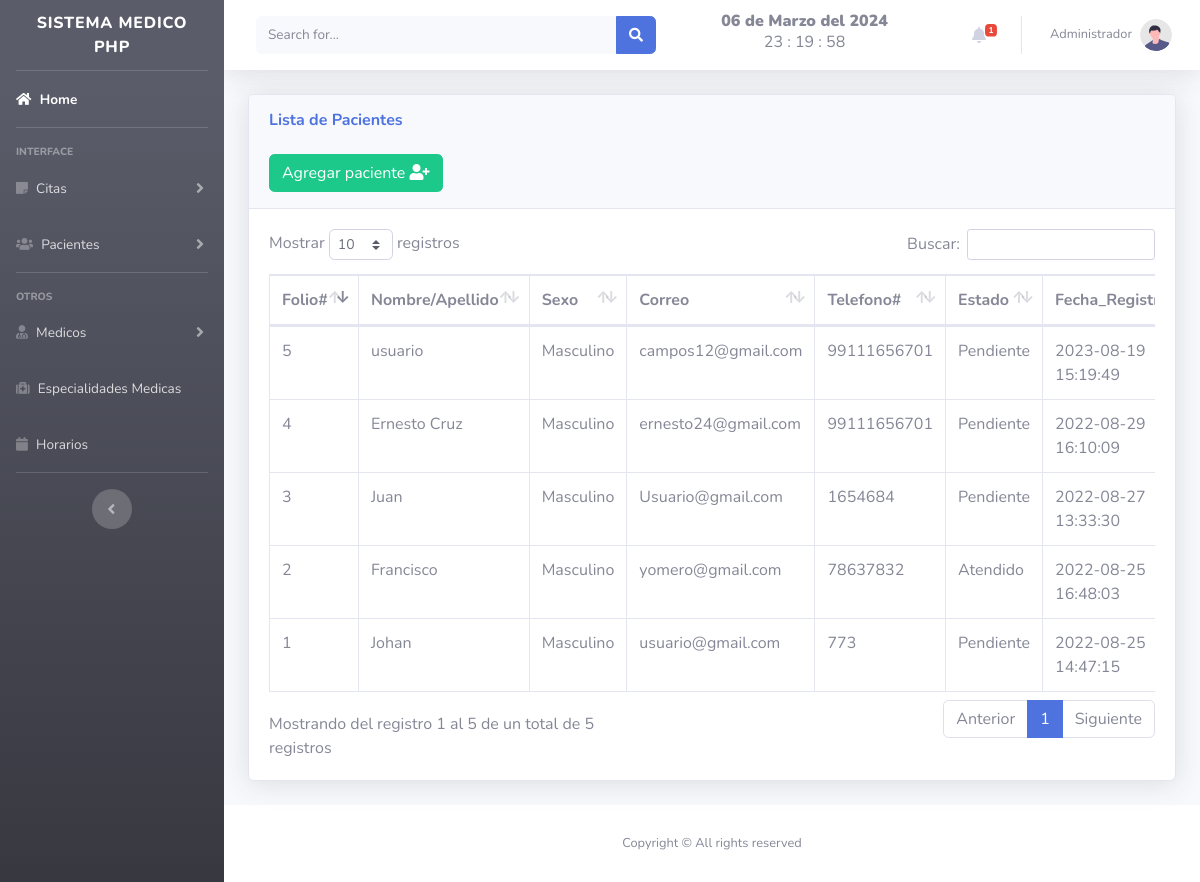
Page /views/pacientes.php (signed in) on the committed database.
### tables this page shows
CREATE TABLE IF NOT EXISTS `pacientes` (
  `id` int NOT NULL AUTO_INCREMENT,
  `nombre` varchar(50) NOT NULL,
  `sexo` varchar(50) NOT NULL,
  `correo` varchar(50) NOT NULL,
  `telefono` varchar(50) NOT NULL,
  `fecha` timestamp NULL DEFAULT CURRENT_TIMESTAMP,
  `estado` varchar(50) NOT NULL,
  PRIMARY KEY (`id`)
);

### views/pacientes.php (the view, shortened to what this page needs)
<!DOCTYPE html>
<html lang="en">
<head>
</head>
<?php include "../includes/header.php"; ?>
<body id="page-top">
    <div class="container-fluid">
        <div class="card shadow mb-4">
            <div class="card-header py-3">
                <h6 class="m-0 font-weight-bold text-primary">Lista de Pacientes</h6>
                <br>
                <button type="button" class="btn btn-success" data-toggle="modal" data-target="#paciente">
                    <span class="glyphicon glyphicon-plus"></span> Agregar paciente <i class="fa fa-user-plus"></i> </a></button>
            </div>
            <div class="card-body">
                <div class="table-responsive">
                    <table class="table table-bordered" id="dataTable" width="100%" cellspacing="0">
                        <thead>
                            <tr>
                                <th>Folio#</th>
                                <th>Nombre/Apellido</th>
                                <th>Sexo</th>
                                <th>Correo</th>
                                <th>Telefono#</th>
                                <th>Estado</th>
                                <th>Fecha_Registro</th>
                            </tr>
                        </thead>
                        <?php
                        include "../includes/db.php";
                        $result = mysqli_query($conexion, "SELECT * FROM pacientes ");
                        while ($fila = mysqli_fetch_assoc($result)) :
                        ?>
                            <tr>
                                <td><?php echo $fila['id']; ?></td>
                                <td><?php echo $fila['nombre']; ?></td>
                                <td><?php echo $fila['sexo']; ?></td>
                                <td><?php echo $fila['correo']; ?></td>
                                <td><?php echo $fila['telefono']; ?></td>
                                <td><?php echo $fila['estado']; ?></td>
                                <td><?php echo $fila['fecha']; ?></td>
                            </tr>
                        <?php endwhile; ?>
                    </table>
                </div>
            </div>
        </div>
    </div>
    <?php include "../includes/footer.php"; ?>
</body>
</html>

### rows in the picture
pacientes: id "1", nombre "Johan", sexo "Masculino", correo "usuario@gmail.com", telefono "773", estado "Pendiente", fecha "2022-08-25 14:47:15"
pacientes: id "2", nombre "Francisco", sexo "Masculino", correo "yomero@gmail.com", telefono "78637832", estado "Atendido", fecha "2022-08-25 16:48:03"
pacientes: id "3", nombre "Juan", sexo "Masculino", correo "Usuario@gmail.com", telefono "1654684", estado "Pendiente", fecha "2022-08-27 13:33:30"
pacientes: id "4", nombre "Ernesto Cruz", sexo "Masculino", correo "ernesto24@gmail.com", telefono "99111656701", estado "Pendiente", fecha "2022-08-29 16:10:09"
pacientes: id "5", nombre "usuario", sexo "Masculino", correo "campos12@gmail.com", telefono "99111656701", estado "Pendiente", fecha "2023-08-19 15:19:49"

### other values in the picture
fecha() "06 de Marzo del 2024"
$_SESSION['nombre'] "Administrador"
